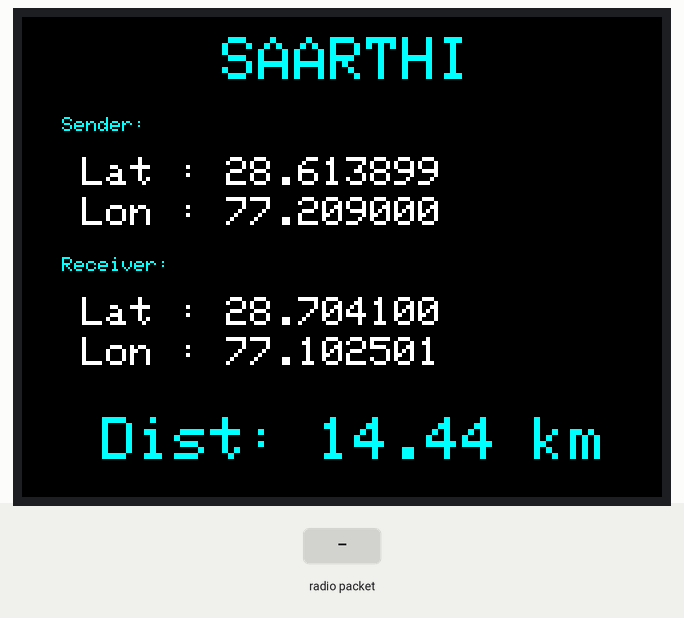
Bench run of a sketch on a simulated ESP32. Shown: 320×240 colour display. The inputs (shaded band) are chosen by the test bench. No radio packets arrive unless stated; what the sketch prints to the serial monitor is not drawn.

Above: at 1.4 s.
1.5 s: radio packet "lat:" arrives
At 3.7 s:
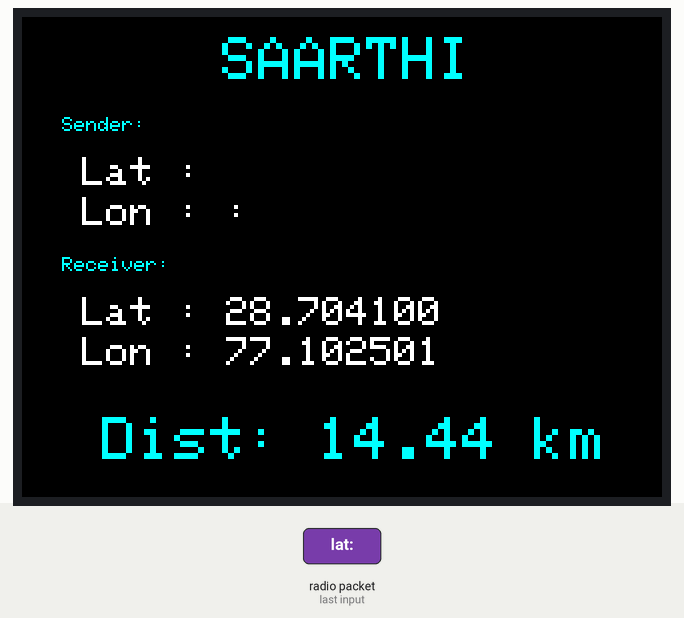
4.0 s: radio packet "#" arrives
6.5 s: radio packet "lon:" arrives
Timing chart, 0 to 9.5 s (numbered marks = the images above; inputs shaded):
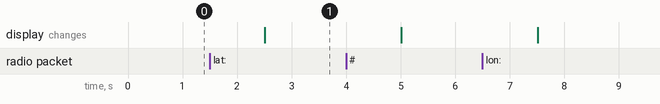

Measured:
- after the input at 1.5 s, the display: changes after 1.0 s (image 1)

The sketch:

saarthi_receiever.ino
```cpp
#include <LoRa.h>
#include <SPI.h>
#include <Adafruit_GFX.h>
#include <Adafruit_ILI9341.h>
#include <math.h>

#define TFT_CS 15
#define TFT_DC 21
#define TFT_RST 4
SPIClass vspi(VSPI);
Adafruit_ILI9341 tft = Adafruit_ILI9341(TFT_CS, TFT_DC, TFT_RST);

#define LORA_CS 5
#define LORA_RST 27
#define LORA_IRQ 2
SPIClass hspi(HSPI);

void setup() {
  Serial.begin(115200);
  // vspi.begin(18, 19, 23); // SCLK, MISO, MOSI for VSPI
  tft.begin();

  // Init LoRa
  hspi.begin(14, 12, 13);  // SCLK, MISO, MOSI for HSPI
  LoRa.setSPI(hspi);
  LoRa.setPins(LORA_CS, LORA_RST, LORA_IRQ);

  Serial.println("LoRa Receiver");

  while (!LoRa.begin(433E6))  //433E6 - Asia, 866E6 - Europe, 915E6 - North America
  {
    Serial.println(".");
    delay(500);
  }
  LoRa.setSyncWord(0xA5);
  Serial.println("LoRa Initializing OK!");

  float senderCoords[2] = { 28.6139, 77.2090 };    // From LoRa
  float receiverCoords[2] = { 28.7041, 77.1025 };  // From onboard GPS or fixed

  drawUI(senderCoords, receiverCoords);
}

void loop() {
  int packetSize = LoRa.parsePacket();  // try to parse packet
  if (packetSize) {

    Serial.print("Received packet :- ");

    while (LoRa.available())  // read packet
    {
      String LoRaData = LoRa.readString();
      Serial.print(LoRaData);
      int latStart = LoRaData.indexOf("lat:") + 4;
      int latEnd = LoRaData.indexOf("#", latStart);
      String lat = LoRaData.substring(latStart, latEnd);

      int lonStart = LoRaData.indexOf("lon:") + 4;
      int lonEnd = LoRaData.indexOf("#", lonStart);
      String lon = LoRaData.substring(lonStart, lonEnd);

      updateSenderLocation(lat, lon);
    }
    Serial.print("with RSSI ");  // print RSSI of packet
    Serial.println(LoRa.packetRssi());
  }
}

float calculateDistance(float lat1, float lon1, float lat2, float lon2) {
  const float R = 6371.0;  // Earth radius in km

  float dLat = radians(lat2 - lat1);
  float dLon = radians(lon2 - lon1);

  float a = sin(dLat / 2) * sin(dLat / 2) + cos(radians(lat1)) * cos(radians(lat2)) * sin(dLon / 2) * sin(dLon / 2);

  float c = 2 * atan2(sqrt(a), sqrt(1 - a));
  float distance = R * c;

  return distance;  // in kilometers
}


void drawUI(float sender[2], float receiver[2]) {
  tft.fillScreen(ILI9341_BLACK);
  tft.setRotation(1);

  tft.setTextSize(3);
  tft.setTextColor(ILI9341_CYAN);
  tft.setCursor(100, 10);
  tft.println("SAARTHI");

  tft.setCursor(20, 50);
  tft.setTextColor(ILI9341_CYAN);
  tft.setTextSize(1);
  tft.println("Sender:");

  tft.setTextColor(ILI9341_WHITE);
  tft.setCursor(30, 70);
  tft.setTextSize(2);
  tft.printf("Lat : %.6f", sender[0]);
  tft.setCursor(30, 90);
  tft.printf("Lon : %.6f", sender[1]);

  tft.setCursor(20, 120);
  tft.setTextSize(1);
  tft.setTextColor(ILI9341_CYAN);
  tft.println("Receiver:");

  tft.setTextColor(ILI9341_WHITE);
  tft.setCursor(30, 140);
  tft.setTextSize(2);
  tft.printf("Lat : %.6f", receiver[0]);
  tft.setCursor(30, 160);
  tft.printf("Lon : %.6f", receiver[1]);

  // Distance
  float dist = calculateDistance(sender[0], sender[1], receiver[0], receiver[1]);

  tft.setTextColor(ILI9341_CYAN);
  tft.setCursor(40, 200);
  tft.setTextSize(3);
  tft.printf("Dist: %.2f km", dist);
}

void updateSenderLocation(String lat, String lon) {
  // Clear old latitude
  tft.fillRect(30, 70, 200, 20, ILI9341_BLACK);  // x, y, w, h, color
  tft.setCursor(30, 70);
  tft.setTextColor(ILI9341_WHITE);
  tft.setTextSize(2);
  tft.print("Lat : ");
  tft.print(lat);

  // Clear old longitude
  tft.fillRect(30, 90, 200, 20, ILI9341_BLACK);
  tft.setCursor(30, 90);
  tft.print("Lon : ");
  tft.print(lon);
}
```
